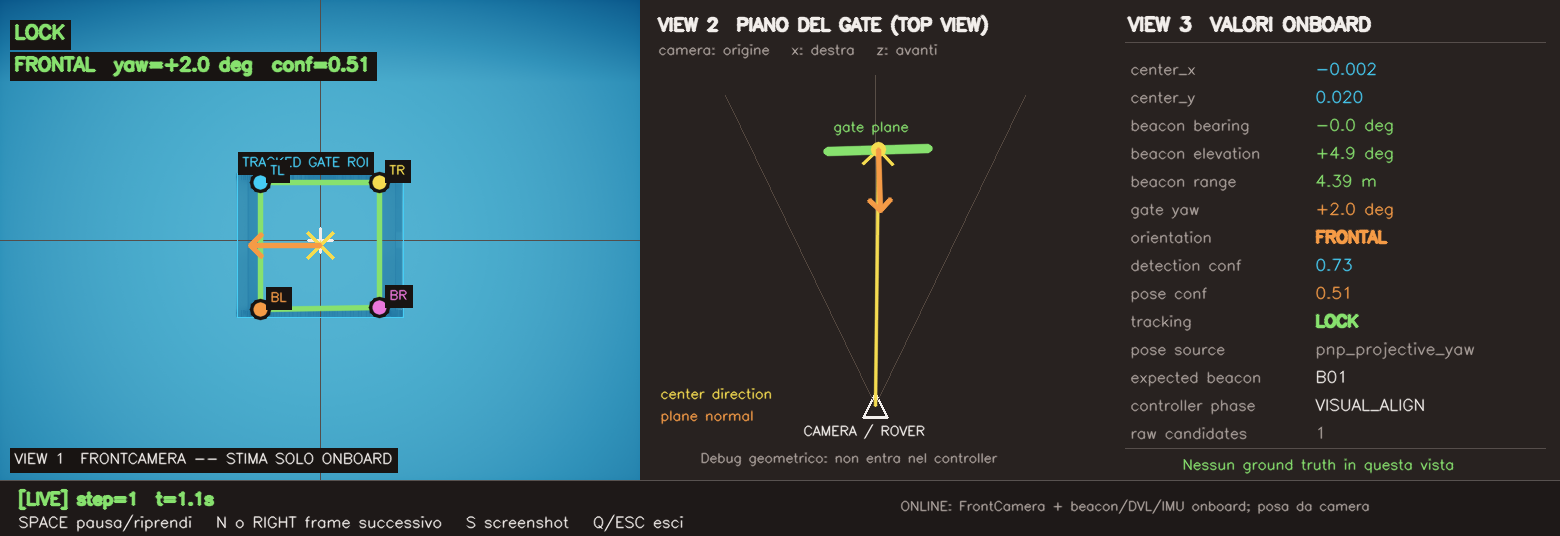
#> input picture artifacts/paper/perception/captures/20260907_191120_horseshoe_bay_seed67000__00001_corners_B01.png, 1560 x 536 px
$ python -i vision.py   (imports and definitions only)
#> lines starting #> are read from the running program, lines starting #| are printed output that depends on the picture; after the words box and inside, x2 and y2 are one past the last pixel; in counts of white or black regions, pixels touching at a corner belong together
"""Shared onboard gate detection from FrontCamera images.

A deliberately simple, deterministic color/blob detector: it samples the image
on a coarse grid, keeps bright/saturated pixels (gate bars), groups them into
connected components and scores rectangular, centered clusters. This is the
only visual front end used by the official controllers and the local course
tracker; it consumes nothing but the camera image.
"""

from __future__ import annotations

import math
from dataclasses import dataclass, replace
from typing import Any, Mapping

try:  # OpenCV is optional; the pure-Python color fallback remains available.
    import cv2 as _cv2
    import numpy as _np
except ImportError:  # pragma: no cover - exercised only in minimal installs
    _cv2 = None
    _np = None


@dataclass(frozen=True)
class VisionTarget:
    center_x: float
    center_y: float
    confidence: float
    area_fraction: float = 0.0
    width_fraction: float = 0.0
    height_fraction: float = 0.0
    track_age_frames: int = 0
    predicted: bool = False

    # [11 lines left out: function with_confidence, not called in this run]


def vision_target_from_camera(image: Any) -> VisionTarget | None:
    return select_default_visual_target(vision_targets_from_camera(image))


def vision_targets_from_camera(image: Any) -> list[VisionTarget]:
    shape = getattr(image, "shape", None)
#> shape = (536, 1560, 3)
    if shape is not None and len(shape) >= 2:
        height = int(shape[0])
#> height = 536
        width = int(shape[1])
#> width = 1560
    elif isinstance(image, list) and image and isinstance(image[0], list):
        height = len(image)
        width = len(image[0])
    else:
        return []
    if width <= 0 or height <= 0:
        return []

    targets = _rectangular_frame_targets(image, width, height)

    step = max(1, int(max(width, height) / 80))
    sampled = 0
    selected_cells: dict[tuple[int, int], tuple[int, int]] = {}

    for y in range(0, height, step):
        grid_y = y // step
        for x in range(0, width, step):
            pixel = _pixel_channels(image, x, y)
            if pixel is None:
                continue
            sampled += 1
            if not _looks_like_gate_bar_pixel(pixel):
                continue
            selected_cells[(x // step, grid_y)] = (x, y)

    if sampled == 0 or len(selected_cells) < max(8, int(0.004 * sampled)):
        return []

    visited: set[tuple[int, int]] = set()
    for cell in selected_cells:
        if cell in visited:
            continue
        stack = [cell]
        visited.add(cell)
        component_points: list[tuple[int, int]] = []
        while stack:
            current = stack.pop()
            component_points.append(selected_cells[current])
            cx, cy = current
            for nx in range(cx - 1, cx + 2):
                for ny in range(cy - 1, cy + 2):
                    neighbor = (nx, ny)
                    if neighbor in visited or neighbor not in selected_cells:
                        continue
                    visited.add(neighbor)
                    stack.append(neighbor)
        if len(component_points) < max(6, int(0.0015 * sampled)):
            continue
        target = _vision_target_from_points(component_points, sampled, width, height)
        if target is not None:
            targets.append(target)

    deduped: list[VisionTarget] = []
    for target in sorted(targets, key=lambda item: item.confidence, reverse=True):
        if any(
            abs(target.center_x - existing.center_x) < 0.04
            and abs(target.center_y - existing.center_y) < 0.04
            for existing in deduped
        ):
            continue
        deduped.append(target)
    return deduped[:8]


def _rectangular_frame_targets(image: Any, width: int, height: int) -> list[VisionTarget]:
    """Detect four-bar frames without assuming a rendered RGB gate color.

    HoloOcean's public ``white`` prop material is strongly tinted by the water
    and can be darker than the water column and seabed. A generic
    bright/saturated mask therefore selects the entire scene. Canny contours
    expose the near-rectangular frame itself; the bounded perimeter ratio
    rejects filled background regions and irregular surface reflections.
    """
#> called with width = 1560, height = 536

    if _cv2 is None or _np is None:
        return []
    try:
        frame = _np.asarray(image)
        if frame.ndim < 3 or frame.shape[2] < 3:
            return []
        frame = frame[:, :, :3]
        if frame.dtype != _np.uint8:
            finite = _np.nan_to_num(frame, nan=0.0, posinf=255.0, neginf=0.0)
            if float(_np.max(finite)) <= 1.0:
                finite = finite * 255.0
            frame = _np.clip(finite, 0.0, 255.0).astype(_np.uint8)
        gray = _cv2.cvtColor(frame, _cv2.COLOR_RGB2GRAY)
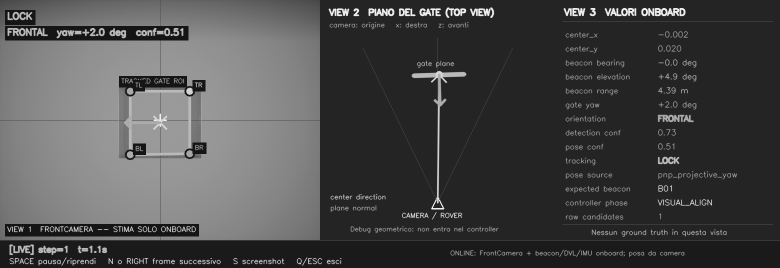
#> gray: shape (536, 1560) (shown at 1/2 size); min 21, max 239, mean 73
        edges = _cv2.Canny(gray, 30, 80)
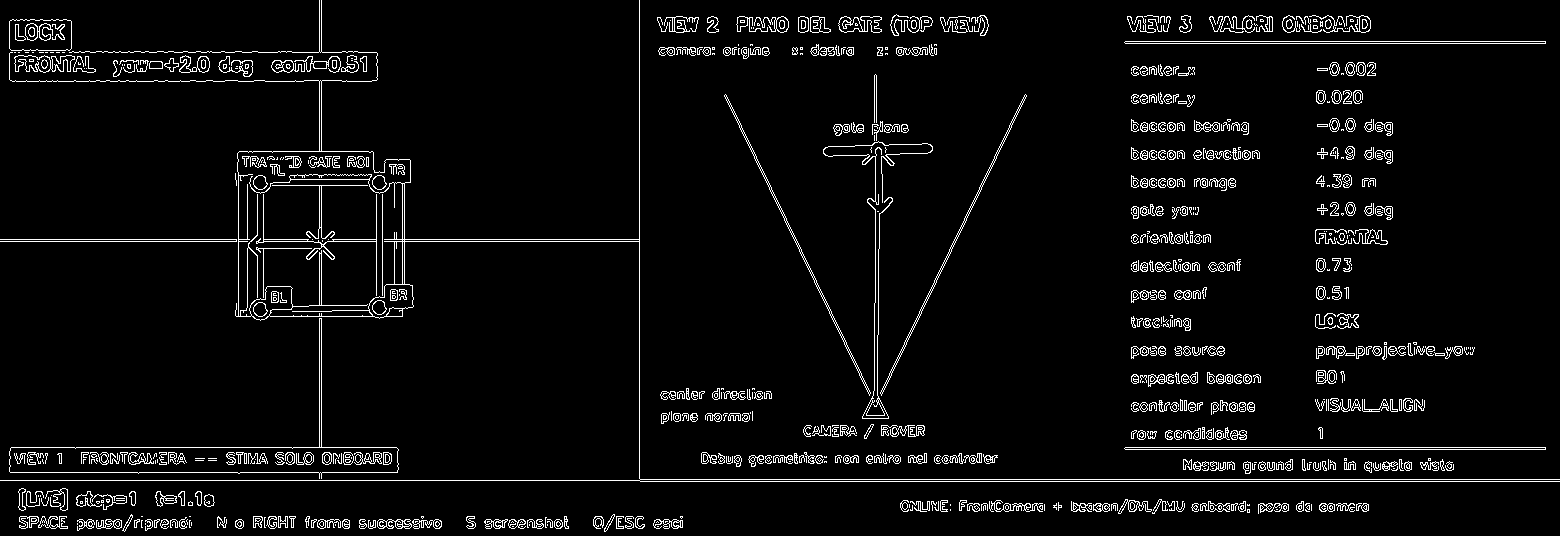
#> edges: shape (536, 1560); 4.6% white in thin lines or dots
        contours_result = _cv2.findContours(edges, _cv2.RETR_LIST, _cv2.CHAIN_APPROX_SIMPLE)
#> contours_result = 1969 contours, 1352 with area under 20; largest, box (x1, y1, x2, y2) and area: (0, 0, 1560, 482) 27982, (237, 151, 411, 317) 24294, (9, 318, 399, 479) 9959, (9, 447, 399, 474) 9700, (9, 19, 72, 51) 1873
        contours = contours_result[-2]
#> contours has the same summary as contours_result
    except Exception:
        return []

    min_width = max(12, int(round(width * 0.05)))
#> min_width = 78
    min_height = max(12, int(round(height * 0.05)))
#> min_height = 27
    frame_area = max(1.0, float(width * height))
#> frame_area = 836160
    targets: list[VisionTarget] = []
    for contour in contours:
        x, y, box_width_px, box_height_px = _cv2.boundingRect(contour)
        if box_width_px < min_width or box_height_px < min_height:
            continue
        width_fraction = box_width_px / max(1.0, float(width))
        height_fraction = box_height_px / max(1.0, float(height))
        if width_fraction >= 0.92 or height_fraction >= 0.92:
            continue
        aspect_ratio = box_width_px / max(1.0, float(box_height_px))
        if not 0.45 <= aspect_ratio <= 2.40:
            continue

        rectangle_perimeter = 2.0 * (box_width_px + box_height_px)
        contour_perimeter = float(_cv2.arcLength(contour, True))
        perimeter_ratio = contour_perimeter / max(1.0, rectangle_perimeter)
        if not 0.50 <= perimeter_ratio <= 2.20:
            continue

        area_fraction = (box_width_px * box_height_px) / frame_area
        if area_fraction < 0.008:
            continue
        center_x = _clamp(
            ((x + 0.5 * box_width_px) - width * 0.5) / max(1.0, width * 0.5),
            -1.0,
            1.0,
        )
        center_y = _clamp(
            ((y + 0.5 * box_height_px) - height * 0.5) / max(1.0, height * 0.5),
            -1.0,
            1.0,
        )
        perimeter_score = _clamp(1.0 - abs(perimeter_ratio - 1.0) / 1.20, 0.0, 1.0)
        aspect_score = _clamp(
            1.0 - abs(math.log(max(1e-6, aspect_ratio))) / math.log(3.0),
            0.0,
            1.0,
        )
        size_score = _clamp(area_fraction / 0.10, 0.0, 1.0)
        center_score = _clamp(
            1.0 - 0.45 * abs(center_x) - 0.30 * abs(center_y),
            0.0,
            1.0,
        )
        confidence = _clamp(
            0.38 * perimeter_score
            + 0.24 * aspect_score
            + 0.20 * size_score
            + 0.18 * center_score,
            0.0,
            1.0,
        )
        if confidence < 0.38:
            continue
        targets.append(
            VisionTarget(
                center_x=center_x,
                center_y=center_y,
                confidence=confidence,
                area_fraction=area_fraction,
                width_fraction=width_fraction,
                height_fraction=height_fraction,
            )
        )
#> this loop made 1969 passes
#> (x, y, box_width_px, box_height_px) on passes 11 to 13: (594, 524, 4, 4), (536, 524, 8, 5), (404, 524, 8, 5)
#> after the loop, targets = 3 items
    return targets


# [98 lines left out: functions select_visual_target_for_beacon, _bearing_mismatch_deg, not called in this run]


def select_default_visual_target(targets: list[VisionTarget]) -> VisionTarget | None:
    if not targets:
        return None
    largest_area = max(max(0.0, target.area_fraction) for target in targets)
    return max(
        targets,
        key=lambda target: (
            target.confidence
            + 0.85 * math.sqrt(
                max(0.0, target.area_fraction) / max(1e-9, largest_area)
            )
            + 0.12 * _clamp(1.0 - abs(target.center_x), 0.0, 1.0)
            + 0.08 * _clamp(1.0 - abs(target.center_y), 0.0, 1.0)
        ),
    )


class TemporalVisionTracker:
    """Causal alpha-beta tracker for the currently expected visual gate.

    Acquisition needs two geometrically consistent frames before full
    confidence is exposed.  Once locked, candidates are associated with the
    predicted centre and apparent size, so another gate cannot steal the lock
    merely by becoming more centered for one frame.  Up to ``max_missed_frames``
    short detector dropouts are bridged with a confidence-decayed prediction.
    Only camera detections and the received expected-beacon packet are used.
    """

    # [25 lines left out: functions __init__, reset, not called in this run]

    @property
    def locked(self) -> bool:
        return self._target is not None and self._hits >= self.confirmation_frames

    # [181 lines left out: functions diagnostics, update, _start, _prediction, _associate, _correct and 1 more, not called in this run]


def _vision_target_from_points(
    points: list[tuple[int, int]],
    sampled: int,
    width: int,
    height: int,
) -> VisionTarget | None:
    if not points:
        return None
    selected = len(points)
    min_x = min(point[0] for point in points)
    max_x = max(point[0] for point in points)
    min_y = min(point[1] for point in points)
    max_y = max(point[1] for point in points)
    box_width = max_x - min_x + 1
    box_height = max_y - min_y + 1
    if box_width < width * 0.025 or box_height < height * 0.025:
        return None

    center_x_px = sum(point[0] for point in points) / selected
    center_y_px = sum(point[1] for point in points) / selected
    center_x = _clamp((center_x_px - (width - 1) * 0.5) / max(1.0, (width - 1) * 0.5), -1.0, 1.0)
    center_y = _clamp((center_y_px - (height - 1) * 0.5) / max(1.0, (height - 1) * 0.5), -1.0, 1.0)
    coverage = selected / sampled
    box_area = (box_width * box_height) / max(1.0, width * height)
    width_fraction = box_width / max(1.0, width)
    height_fraction = box_height / max(1.0, height)
    # Reject components spanning almost the full view: they represent
    # illuminated water, seabed or surface texture rather than four gate bars.
    if (
        width_fraction >= 0.85
        or height_fraction >= 0.85
        or box_area >= 0.45
        or box_area < 0.008
    ):
        return None
    aspect_ratio = width_fraction / max(1e-6, height_fraction)
    aspect_score = _clamp(1.0 - abs(math.log(max(1e-6, aspect_ratio))) / math.log(3.0), 0.0, 1.0)
    center_score = _clamp(1.0 - 0.45 * abs(center_x) - 0.30 * abs(center_y), 0.0, 1.0)
    confidence = _clamp(
        0.30 * min(1.0, coverage / 0.04)
        + 0.30 * min(1.0, box_area / 0.20)
        + 0.20 * aspect_score
        + 0.20 * center_score,
        0.0,
        1.0,
    )
    return VisionTarget(
        center_x=center_x,
        center_y=center_y,
        confidence=confidence,
        area_fraction=box_area,
        width_fraction=width_fraction,
        height_fraction=height_fraction,
    )


def _pixel_channels(image: Any, x: int, y: int) -> tuple[float, float, float] | None:
    try:
        pixel = image[y][x]
    except (TypeError, IndexError, KeyError):
        return None
    if hasattr(pixel, "tolist"):
        pixel = pixel.tolist()
    if isinstance(pixel, (int, float)):
        value = float(pixel)
        return (value, value, value)
    if not isinstance(pixel, (list, tuple)) or len(pixel) < 3:
        return None
    try:
        return (float(pixel[0]), float(pixel[1]), float(pixel[2]))
    except (TypeError, ValueError):
        return None


def _looks_like_gate_bar_pixel(pixel: tuple[float, float, float]) -> bool:
    high = max(pixel)
    low = min(pixel)
    mean = sum(pixel) / 3.0
    saturation = high - low
    return (high >= 115.0 and saturation >= 35.0) or mean >= 190.0


# [15 lines left out: function collision_active_from_sensors, not called in this run]


def _clamp(value: float, low: float, high: float) -> float:
    return max(low, min(high, value))

>>> import cv2
>>> picture = cv2.cvtColor(cv2.imread('../../artifacts/paper/perception/captures/20260907_191120_horseshoe_bay_seed67000__00001_corners_B01.png'), cv2.COLOR_BGR2RGB)
>>> result = vision_target_from_camera(picture)
#> in vision_targets_from_camera, `step = max(1, int(max(width, height) / 80))`: step = 19
#> the loop in vision_targets_from_camera, `for y in range(0, height, step):` made 29 passes
#> grid_y on pass 1: 0
#> the loop in vision_targets_from_camera, `for cell in selected_cells:` made 848 passes
#> cell on passes 1 to 3: (0, 0), (1, 0), (2, 0)
#> the loop in vision_targets_from_camera, `for target in sorted(targets, key=lambda item: item.confidence, revers..` made 3 passes

$ run again, on artifacts/paper/perception/captures/20260907_191216_vertical_serpent_seed67001__00035_multi_candidate_lock.png
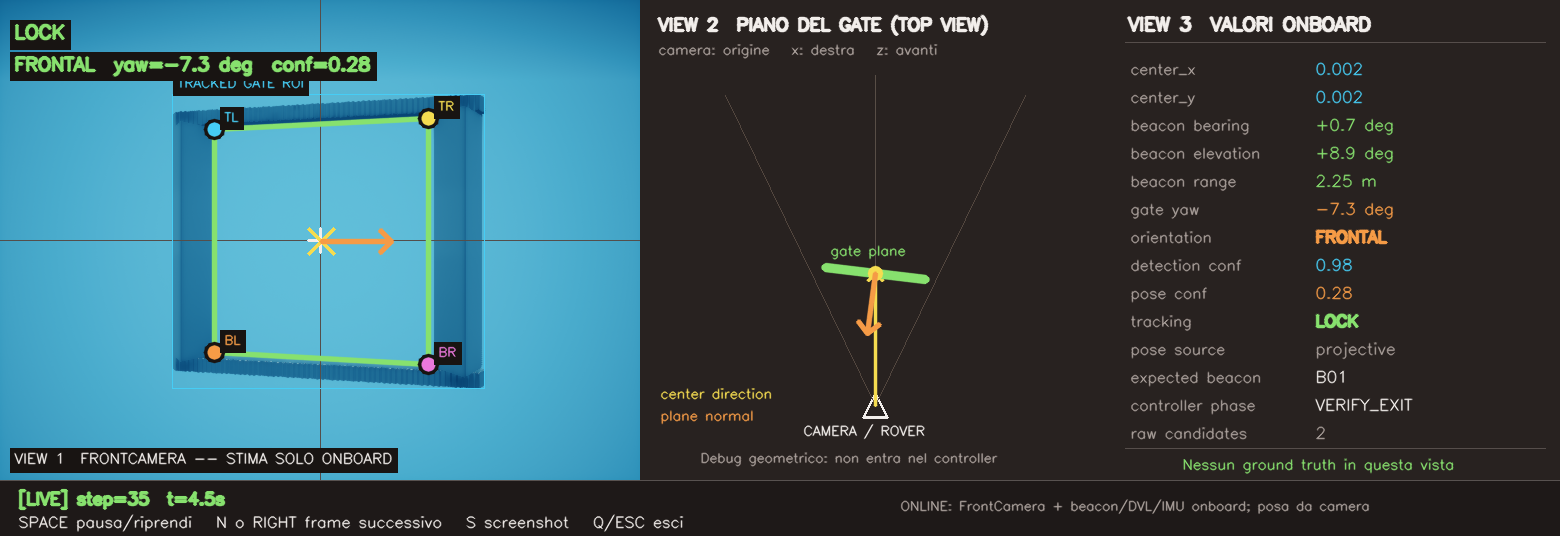
#> input picture artifacts/paper/perception/captures/20260907_191216_vertical_serpent_seed67001__00035_multi_candidate_lock.png, 1560 x 536 px
#> shape = (536, 1560, 3)
#> height = 536
#> width = 1560
#> in _rectangular_frame_targets, `gray = _cv2.cvtColor(frame, _cv2.COLOR_RGB2GRAY)`:
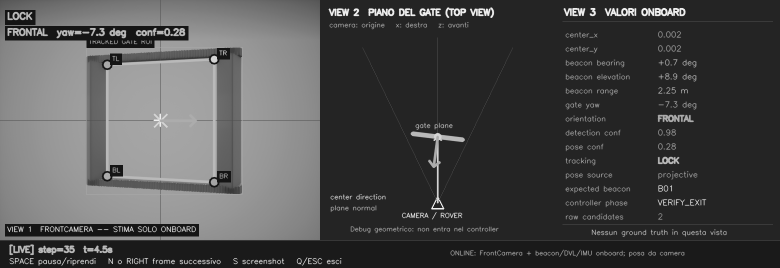
#> gray: shape (536, 1560) (shown at 1/2 size); min 21, max 239, mean 75.1
#> in _rectangular_frame_targets, `edges = _cv2.Canny(gray, 30, 80)`:
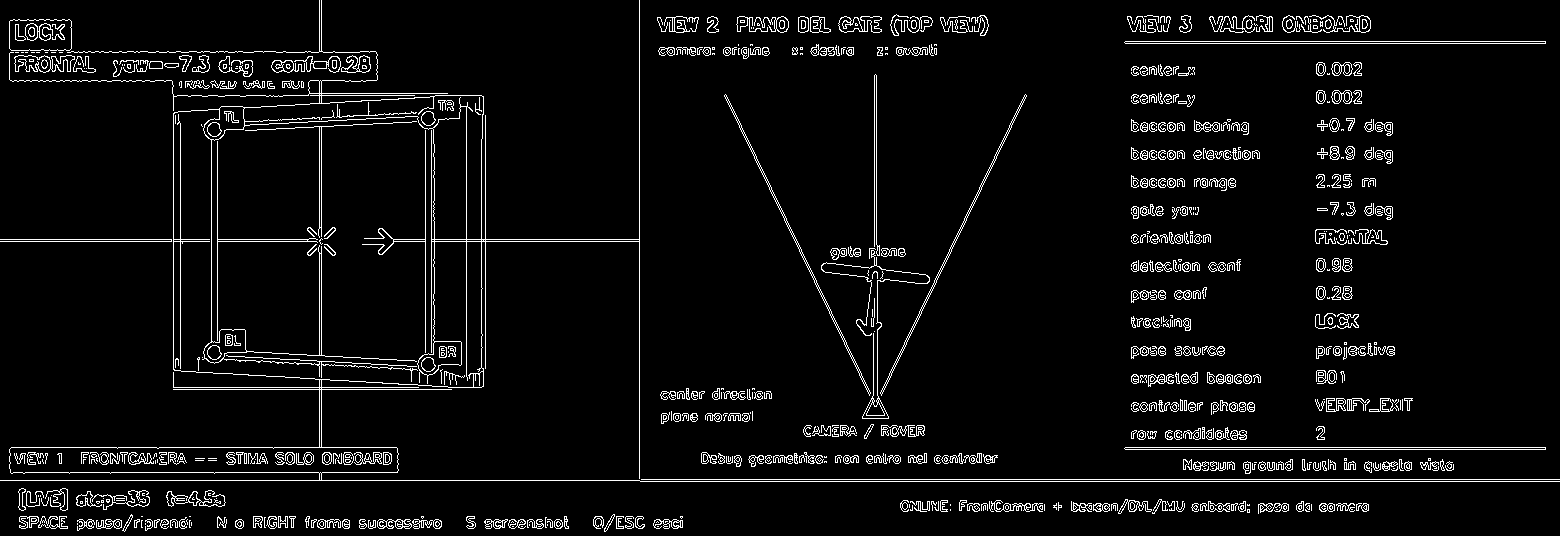
#> edges: shape (536, 1560); 5% white in thin lines or dots
#> contours_result = 1960 contours, 1357 with area under 20; largest, box (x1, y1, x2, y2) and area: (0, 0, 1560, 482) 95714, (173, 109, 484, 388) 71586, (9, 447, 399, 474) 9700, (243, 95, 484, 240) 6507, (432, 106, 467, 240) 3951
#> contours has the same summary as contours_result
#> min_width = 78
#> min_height = 27
#> frame_area = 836160
#> the loop in _rectangular_frame_targets, `for contour in contours:` made 1960 passes
#> (x, y, box_width_px, box_height_px) on passes 11 to 13: (594, 524, 4, 4), (536, 524, 8, 5), (404, 524, 8, 5)
#> after the loop in _rectangular_frame_targets, `for contour in contours:`: targets = 5 items
#> step = 19
#> the loop in vision_targets_from_camera, `for y in range(0, height, step):` made 29 passes
#> grid_y on pass 1: 0
#> the loop in vision_targets_from_camera, `for cell in selected_cells:` made 858 passes
#> cell on passes 1 to 3: (0, 0), (1, 0), (2, 0)
#> the loop in vision_targets_from_camera, `for target in sorted(targets, key=lambda item: item.confidence, revers..` made 5 passes
